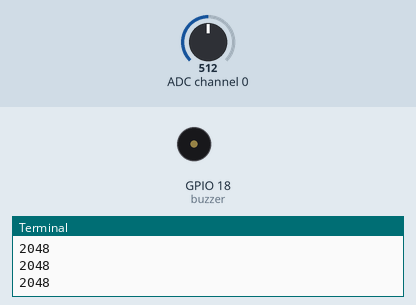
A program run on a simulated Raspberry Pi (BCM pin numbers). Parts: buzzer (waves = sounding, pin HIGH), the last lines printed to the terminal. The test bench sets the inputs (shaded band); at power-on: ADC channel 0 = 512 (analog values on the 0–1023 scale).

Above: at 1.2 s.
1.3 s: ADC channel 0 set to 658
2.8 s: ADC channel 0 set to 685
At 3.2 s:
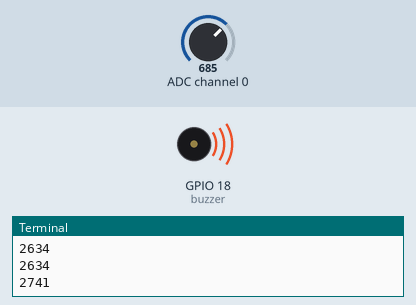
5.8 s: ADC channel 0 set to 511
At 5.8 s:
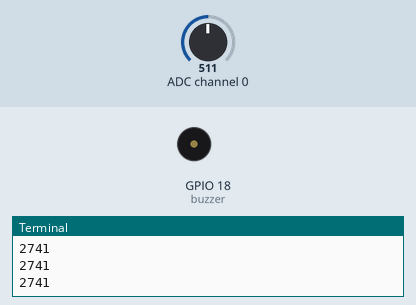
7.3 s: ADC channel 0 set to 716
At 7.8 s:
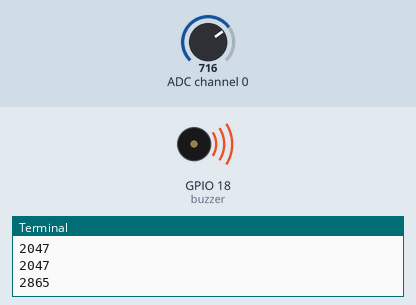
Timing chart, 0 to 11.3 s (numbered marks = the images above; inputs shaded):
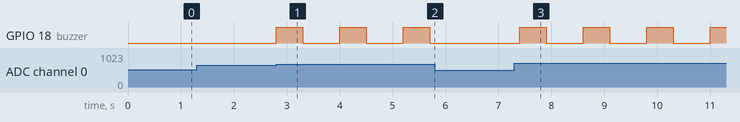

The program:

main6.py
```python
import spidev
import RPi.GPIO as GPIO
import time

buzzer = 18
GPIO.setmode(GPIO.BCM)
GPIO.setup(buzzer, GPIO.OUT)
GPIO.output(buzzer, GPIO.LOW)

spi = spidev.SpiDev()
spi.open(0,0)
spi.max_speed_hz = 1000000

def analogRead(ch):
    buf = [(1<<2)|(1<<1)|(ch&4)>>2,(ch&3)<<6,0]
    buf = spi.xfer(buf)
    adcValue = ((buf[1]&0xF)<<8)|buf[2]
    return adcValue

try:
    while 1:
        gasValue = analogRead(0)
        print(gasValue)

        if gasValue >= 2700:
            GPIO.output(buzzer, GPIO.HIGH)
            time.sleep(0.5)
            GPIO.output(buzzer, GPIO.LOW)
            time.sleep(0.5)

        else:
            GPIO.output(buzzer, GPIO.LOW)

        time.sleep(0.2)

except KeyboardInterrupt:
    pass

GPIO.cleanup()
spi.close()
```

Measured:
- the behaviour switches between 674 and 675 on ADC channel 0 (found by bisection; images 0 and 1)
- after the input at 2.8 s, GPIO 18 (buzzer): alternates HIGH for 0.50 s and LOW for 0.70 s, starting at once
- after the input at 5.8 s, GPIO 18 (buzzer): stays LOW (without the input it goes to HIGH after 0.60 s)
- after the input at 7.3 s, GPIO 18 (buzzer): alternates HIGH for 0.50 s and LOW for 0.70 s, starting after 0.10 s
